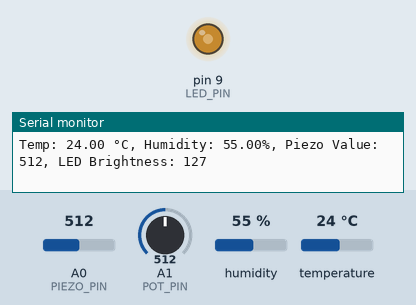
A sketch run on a simulated Arduino Uno, built with avr-gcc and run on an emulated ATmega328P. Parts: output pins drawn as LEDs (lit = HIGH), the last lines printed to the serial monitor. The test bench sets the inputs (shaded band); at power-on: A1 (POT_PIN) = 512, A0 (PIEZO_PIN) = 512, humidity 55 %, temperature 24 °C.

Above: at 1.8 s.
1.9 s: A1 (POT_PIN) set to 716
At 2.6 s:
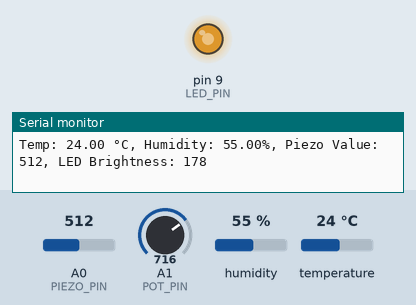
3.5 s: A1 (POT_PIN) set to 992
At 4.5 s:
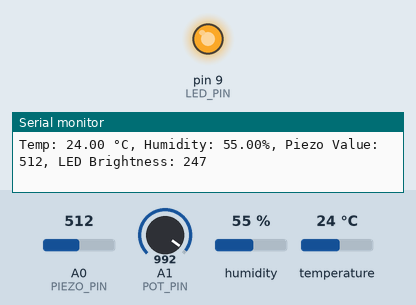
5.6 s: A1 (POT_PIN) set to 30
At 7.5 s:
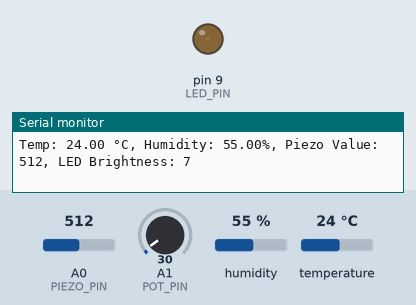
Timing chart, 0 to 9.0 s (numbered marks = the images above; inputs shaded):
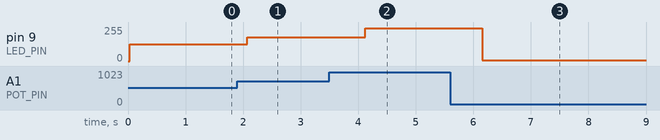

Measured:
- after the input at 1.9 s, pin 9 (LED_PIN): 127/255 → 178/255 after 0.18 s
- after the input at 3.5 s, pin 9 (LED_PIN): 178/255 → 247/255 after 0.62 s
- after the input at 5.6 s, pin 9 (LED_PIN): 247/255 → 7/255 after 0.56 s

The sketch:

basic-sketch.ino
```cpp
//Basic **Arduino UNO Sketch** for an ideal task using **DHT11 sensor, piezoelectric sensor, and potentiometer-based LED control

#include <DHT.h>

#define DHTPIN 2        // Digital pin connected to DHT11
#define DHTTYPE DHT11   // Define DHT11 sensor
#define PIEZO_PIN A0    // Analog pin for piezoelectric sensor
#define POT_PIN A1      // Analog pin for potentiometer
#define LED_PIN 9       // PWM pin for LED brightness control

DHT dht(DHTPIN, DHTTYPE);

void setup() {
    Serial.begin(9600);
    dht.begin();
    pinMode(LED_PIN, OUTPUT);
}

void loop() {
    // Read DHT11 sensor
    float temp = dht.readTemperature();
    float humidity = dht.readHumidity();

    // Read piezoelectric sensor value
    int piezoValue = analogRead(PIEZO_PIN);

    // Read potentiometer value
    int potValue = analogRead(POT_PIN);
    int ledBrightness = map(potValue, 0, 1023, 0, 255); // Map potentiometer value to LED brightness

    // Output readings
    Serial.print("Temp: "); Serial.print(temp); Serial.print(" °C, ");
    Serial.print("Humidity: "); Serial.print(humidity); Serial.print("%, ");
    Serial.print("Piezo Value: "); Serial.print(piezoValue); Serial.print(", ");
    Serial.print("LED Brightness: "); Serial.println(ledBrightness);

    // Control LED brightness
    analogWrite(LED_PIN, ledBrightness);

    delay(1000); // Wait 1 second before next reading
}
```
